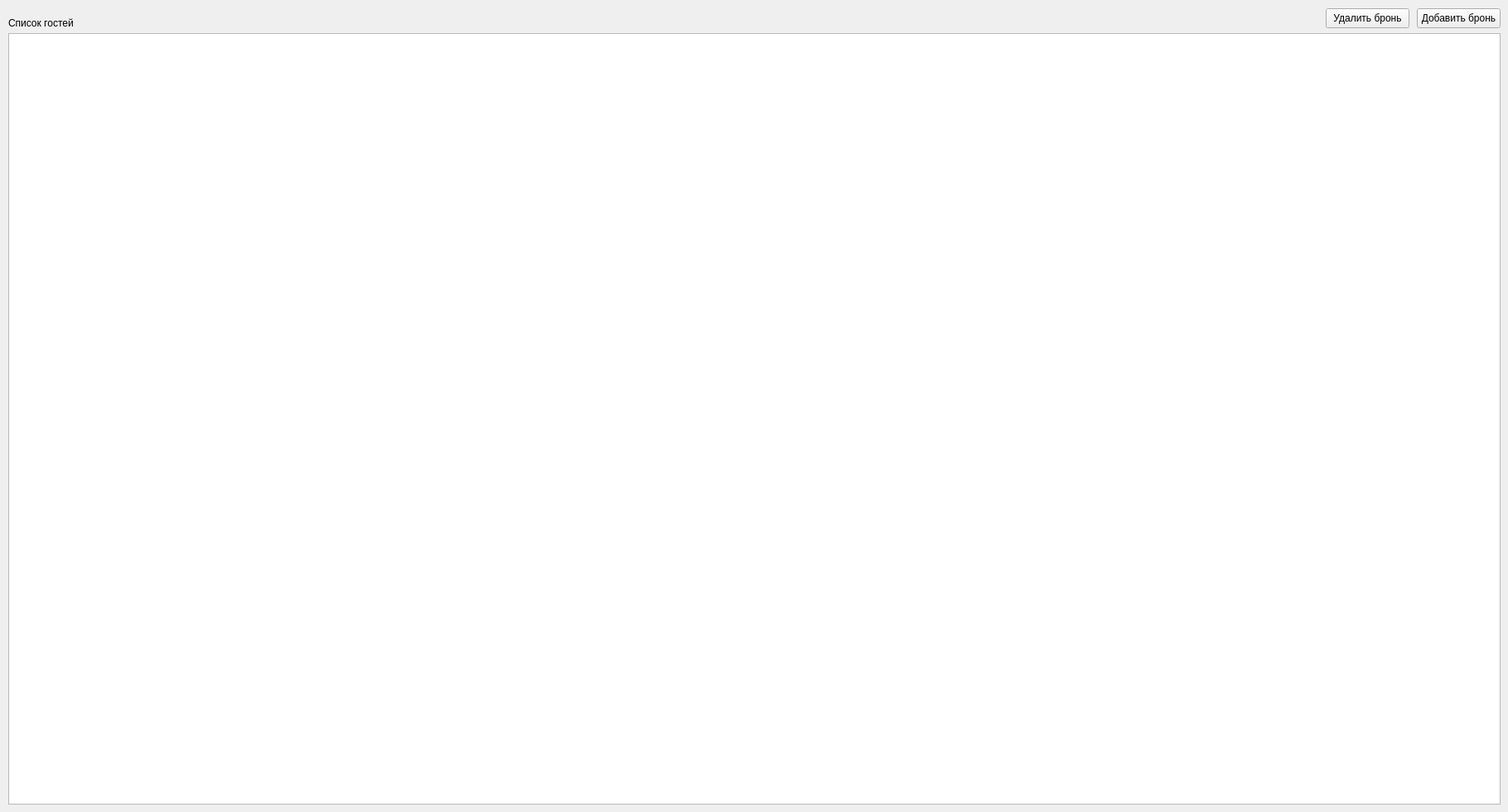
<?xml version="1.0" encoding="UTF-8"?>
<ui version="4.0">
 <class>ClientsListWidget</class>
 <widget class="QWidget" name="ClientsListWidget">
  <property name="geometry">
   <rect>
    <x>0</x>
    <y>0</y>
    <width>1820</width>
    <height>980</height>
   </rect>
  </property>
  <property name="windowTitle">
   <string>ClientsListWidget</string>
  </property>
  <widget class="QTableView" name="tableView">
   <property name="geometry">
    <rect>
     <x>10</x>
     <y>40</y>
     <width>1801</width>
     <height>931</height>
    </rect>
   </property>
  </widget>
  <widget class="QLabel" name="label">
   <property name="geometry">
    <rect>
     <x>10</x>
     <y>20</y>
     <width>401</width>
     <height>16</height>
    </rect>
   </property>
   <property name="text">
    <string>Список гостей</string>
   </property>
  </widget>
  <widget class="QPushButton" name="createBookingPushButton">
   <property name="geometry">
    <rect>
     <x>1710</x>
     <y>10</y>
     <width>101</width>
     <height>24</height>
    </rect>
   </property>
   <property name="text">
    <string>Добавить бронь</string>
   </property>
  </widget>
  <widget class="QPushButton" name="RemoveNookingPushButton">
   <property name="geometry">
    <rect>
     <x>1600</x>
     <y>10</y>
     <width>101</width>
     <height>24</height>
    </rect>
   </property>
   <property name="text">
    <string>Удалить бронь</string>
   </property>
  </widget>
 </widget>
 <resources/>
 <connections/>
</ui>
